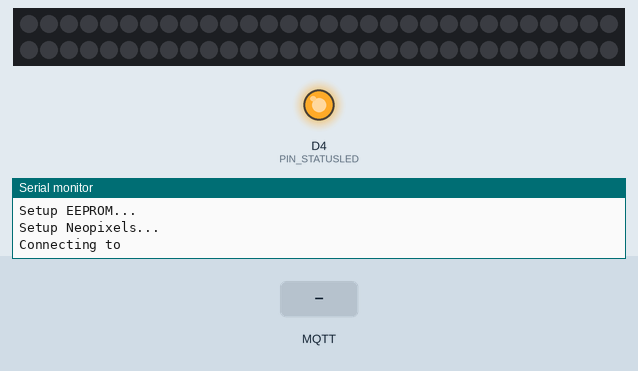
This sketch was run on a simulated ESP8266 (NodeMCU). On the bench: 60 RGB LEDs in strip order, left to right, continuing on the next row, output pins drawn as LEDs (lit = HIGH), the last lines printed to the serial monitor. Inputs (shaded band) come from the test bench. WiFi joins after 1.5 s; servers stay silent unless stated; EEPROM starts erased; no MQTT or app messages arrive unless stated.

Above: at 0.6 s.
At 3.2 s:
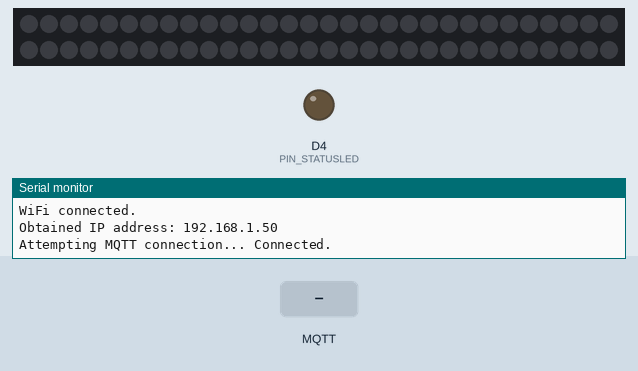
3.3 s: MQTT message "0" arrives on the first subscribed topic
4.8 s: MQTT message "on" arrives on the first subscribed topic
Timing chart, 0 to 7.8 s (numbered marks = the images above; inputs shaded):
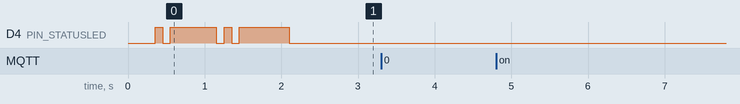

The sketch:

Production.ino
```cpp
#include <ESP8266WiFi.h>
#include <PubSubClient.h>
#include <EEPROM.h>

#include <Adafruit_NeoPixel.h>

#ifdef __AVR__
    #include <avr/power.h>
#endif


/*
 * Connection configuration
 *
 */

#define WIFI_SSID                   ""
#define WIFI_PASSWORD               ""

#define MQTT_CLIENTID               "Vibelight Device 1.0 xxxxxxxxxxxxx"
#define MQTT_SERVER                 "mqtt.sicherheitskritisch.de"
#define MQTT_SERVER_TLS_FINGERPRINT "57 36 77 FE E4 3E A9 AE C2 3C 33 DC 60 82 56 18 18 4D 60 50"
#define MQTT_PORT                   8883
#define MQTT_USERNAME               "device_xxxxxxxxxxxxx"
#define MQTT_PASSWORD               ""

#define MQTT_CHANNEL                "/vibelight/api/1.0/"

// Try to connect N times and reset chip if limit is exceeded
// #define CONNECTION_RETRIES          3

#define PIN_STATUSLED               LED_BUILTIN

#define PIN_NEOPIXELS               D1      // GPIO5 = D1
#define NEOPIXELS_COUNT             60
#define NEOPIXELS_BRIGHTNESS        255     // [0..255]


#define EEPROM_ADDRESS_LIGHTSCENE   0
#define EEPROM_ADDRESS_COLOR1       1
#define EEPROM_ADDRESS_COLOR2       4

WiFiClientSecure secureWifiClient = WiFiClientSecure();
PubSubClient MQTTClient = PubSubClient(secureWifiClient);
Adafruit_NeoPixel neopixelStrip = Adafruit_NeoPixel(NEOPIXELS_COUNT, PIN_NEOPIXELS, NEO_GRB + NEO_KHZ800);

/*
 * Neopixel effects
 *
 */

void neopixel_off()
{
    for (uint16_t i = 0; i < neopixelStrip.numPixels(); i++)
    {
        neopixelStrip.setPixelColor(i, 0);
    }

    neopixelStrip.show();
}

void neopixel_showSingleColorScene(const uint32_t color)
{
    for (uint16_t i = 0; i < neopixelStrip.numPixels(); i++)
    {
        neopixelStrip.setPixelColor(i, color);
    }

    neopixelStrip.show();
}

void neopixel_showMixedColorScene(const uint32_t color1, const uint32_t color2)
{
    const uint16_t neopixelCount = neopixelStrip.numPixels();
    const uint16_t neopixelCountCenter = neopixelCount / 2;

    for (uint16_t i = 0; i < neopixelCountCenter; i++)
    {
        neopixelStrip.setPixelColor(i, color1);
    }

    for (uint16_t i = neopixelCountCenter; i < neopixelCount; i++)
    {
        neopixelStrip.setPixelColor(i, color2);
    }

    neopixelStrip.show();
}

void neopixel_showGradientScene(const uint32_t color1, const uint32_t color2)
{
    const uint16_t neopixelCount = neopixelStrip.numPixels();

    // Split first color to R, B, G parts
    const uint8_t color1_r = (color1 >> 16) & 0xFF;
    const uint8_t color1_g = (color1 >>  8) & 0xFF;
    const uint8_t color1_b = (color1 >>  0) & 0xFF;

    // Split second color to R, B, G parts
    const uint8_t color2_r = (color2 >> 16) & 0xFF;
    const uint8_t color2_g = (color2 >>  8) & 0xFF;
    const uint8_t color2_b = (color2 >>  0) & 0xFF;

    for(uint16_t i = 0; i < neopixelCount; i++)
    {
        float percentage = _mapPixelCountToPercentage(i, neopixelCount);

        // Calculate the color of this iteration
        // see: https://stackoverflow.com/questions/27532/ and https://stackoverflow.com/questions/22218140/
        const uint8_t r = (color1_r * percentage) + (color2_r * (1 - percentage));
        const uint8_t g = (color1_g * percentage) + (color2_g * (1 - percentage));
        const uint8_t b = (color1_b * percentage) + (color2_b * (1 - percentage));

        const uint32_t currentColor = neopixelStrip.Color(r, g, b);
        neopixelStrip.setPixelColor(i, currentColor);
    }

    neopixelStrip.show();
}

float _mapPixelCountToPercentage(uint16_t i, float count)
{
    const float currentPixel = (float) i;
    const float neopixelCount = (float) count;

    const float min = 0.0f;
    const float max = 1.0f;

    return (currentPixel - 0.0f) * (max - min) / (neopixelCount - 0.0f) + min;
}

void showScene(const char lightScene, const uint32_t color1, const uint32_t color2)
{
    switch(lightScene)
    {
        case '0':
        {
            neopixel_off();
        }
        break;

        case '1':
        {
            neopixel_showSingleColorScene(color1);
        }
        break;

        case '2':
        {
            neopixel_showMixedColorScene(color1, color2);
        }
        break;

        case '3':
        {
            neopixel_showGradientScene(color1, color2);
        }
        break;
    }
}

void saveCurrentScene(const char lightScene, const uint32_t color1, const uint32_t color2)
{
    _setSceneEffectToEEPROM(lightScene);

    _setRGBColorToEEPROM(color1, EEPROM_ADDRESS_COLOR1);
    _setRGBColorToEEPROM(color2, EEPROM_ADDRESS_COLOR2);
}

void showLastScene()
{
    const char lightScene = _getSceneEffectFromEEPROM();

    const uint32_t color1 = _getRGBColorFromEEPROM(EEPROM_ADDRESS_COLOR1);
    const uint32_t color2 = _getRGBColorFromEEPROM(EEPROM_ADDRESS_COLOR2);

    showScene(lightScene, color1, color2);
}

char _getSceneEffectFromEEPROM()
{
    const char lightScene = (char) EEPROM.read(EEPROM_ADDRESS_LIGHTSCENE);
    return lightScene;
}

void _setSceneEffectToEEPROM(const char lightScene)
{
    EEPROM.write(EEPROM_ADDRESS_LIGHTSCENE, (uint8_t) lightScene);
    EEPROM.commit();
}

uint32_t _getRGBColorFromEEPROM(const uint16_t startAddress)
{
    uint32_t color = 0x000000;

    const uint8_t r = EEPROM.read(startAddress);
    const uint8_t g = EEPROM.read(startAddress + 1);
    const uint8_t b = EEPROM.read(startAddress + 2);

    color = neopixelStrip.Color(r, g, b);
    return color;
}

void _setRGBColorToEEPROM(const uint32_t color, const uint16_t startAddress)
{
    // Split color to R, B, G parts
    const uint8_t r = (color >> 16) & 0xFF;
    const uint8_t g = (color >>  8) & 0xFF;
    const uint8_t b = (color >>  0) & 0xFF;

    EEPROM.write(startAddress, r);
    EEPROM.write(startAddress + 1, g);
    EEPROM.write(startAddress + 2, b);

    EEPROM.commit();
}

void blinkStatusLED(const int times)
{
    for (int i = 0; i < times; i++)
    {
        // Enable LED
        digitalWrite(PIN_STATUSLED, LOW);
        delay(100);

        // Disable LED
        digitalWrite(PIN_STATUSLED, HIGH);
        delay(100);
    }
}

void setupPins()
{
    pinMode(PIN_STATUSLED, OUTPUT);
}

void setupEEPROM()
{
    Serial.println("Setup EEPROM...");

    EEPROM.begin(512);
}

void setupNeopixels()
{
    Serial.println("Setup Neopixels...");

    neopixelStrip.begin();
    neopixelStrip.setBrightness(NEOPIXELS_BRIGHTNESS);
}

void setupWifi()
{
    Serial.printf("Connecting to %s\n", WIFI_SSID);

    // Disable Wifi access point mode
    WiFi.mode(WIFI_STA);

    WiFi.begin(WIFI_SSID, WIFI_PASSWORD);

    while (WiFi.status() != WL_CONNECTED)
    {
        // Blink 2 times when connecting
        blinkStatusLED(2);

        delay(500);
        Serial.print(".");
    }

    Serial.println();
    Serial.println("WiFi connected.");

    Serial.print("Obtained IP address: ");
    Serial.println(WiFi.localIP());
}

void _MQTTRequestCallback(char* topic, byte* payload, unsigned int length)
{
    if (!topic || !payload)
    {
        Serial.println("Invalid argument (nullpointer) given!");
    }
    else
    {
        Serial.printf("Message arrived on channel: %s\n", topic);

        /*
         * Example payload:
         * 0AABBCCDDEEFF
         *
         * Scene effect: 0
         * Color 1 (as hexadecimal RGB value): AABBCC
         * Color 2 (as hexadecimal RGB value): DDEEFF
         *
         */
        const char* payloadAsCharPointer = (char*) payload;

        const char lightScene = payloadAsCharPointer[0];
        const uint32_t color1 = _getRGBColorFromPayload(payloadAsCharPointer, 1);
        const uint32_t color2 = _getRGBColorFromPayload(payloadAsCharPointer, 1 + 6);

        Serial.printf("Light scene: %c\n", lightScene);
        Serial.printf("Color 1: %06X\n", color1);
        Serial.printf("Color 2: %06X\n", color2);

        showScene(lightScene, color1, color2);
        saveCurrentScene(lightScene, color1, color2);
    }
}

uint32_t _getRGBColorFromPayload(const char* payload, const uint8_t startPosition)
{
    uint32_t color = 0x000000;

    if (!payload)
    {
        Serial.println("Invalid argument (nullpointer) given!");
    }
    else
    {
        // Pre-initialized char array (length = 7) with terminating null character:
        char rbgColorString[7] = { '0', '0', '0', '0', '0', '0', '\0' };
        strncpy(rbgColorString, payload + startPosition, 6);

        // Convert hexadecimal RGB color strings to decimal integer
        const uint32_t convertedRGBColor = strtol(rbgColorString, NULL, 16);

        // Verify that the given color values are in a valid range
        if ( convertedRGBColor >= 0x000000 && convertedRGBColor <= 0xFFFFFF )
        {
            color = convertedRGBColor;
        }
    }

    return color;
}

void setupMQTT()
{
    MQTTClient.setServer(MQTT_SERVER, MQTT_PORT);
    MQTTClient.setCallback(_MQTTRequestCallback);
}

void connectMQTT()
{
    if (MQTTClient.connected() == true)
    {
        return ;
    }

    #ifdef CONNECTION_RETRIES
        uint8_t retries = CONNECTION_RETRIES;
    #endif

    while ( MQTTClient.connected() == false )
    {
        Serial.print("Attempting MQTT connection... ");

        if (MQTTClient.connect(MQTT_CLIENTID, MQTT_USERNAME, MQTT_PASSWORD, MQTT_SERVER_TLS_FINGERPRINT) == true)
        {
            Serial.println("Connected.");

            // (Re)subscribe on topic
            MQTTClient.subscribe(MQTT_CHANNEL);

            // Enable onboard LED permanently
            digitalWrite(PIN_STATUSLED, LOW);
        }
        else
        {
            Serial.printf("Connection failed! Error code: %i\n", MQTTClient.state());

            // Blink 3 times for indication of failed MQTT connection
            blinkStatusLED(3);

            Serial.println("Try again in 5 seconds...");
            delay(5000);
        }

        #ifdef CONNECTION_RETRIES
            retries--;

            if (retries == 0)
            {
                Serial.print("Connection failed too often. Resetting chip...");

                // Reset chip
                ESP.restart();
            }
        #endif
    }
}

void setup()
{
    Serial.begin(115200);
    delay(250);

    setupPins();
    setupEEPROM();

    setupNeopixels();
    showLastScene();

    setupWifi();
    setupMQTT();
}

void loop()
{
    connectMQTT();
    MQTTClient.loop();
}
```
